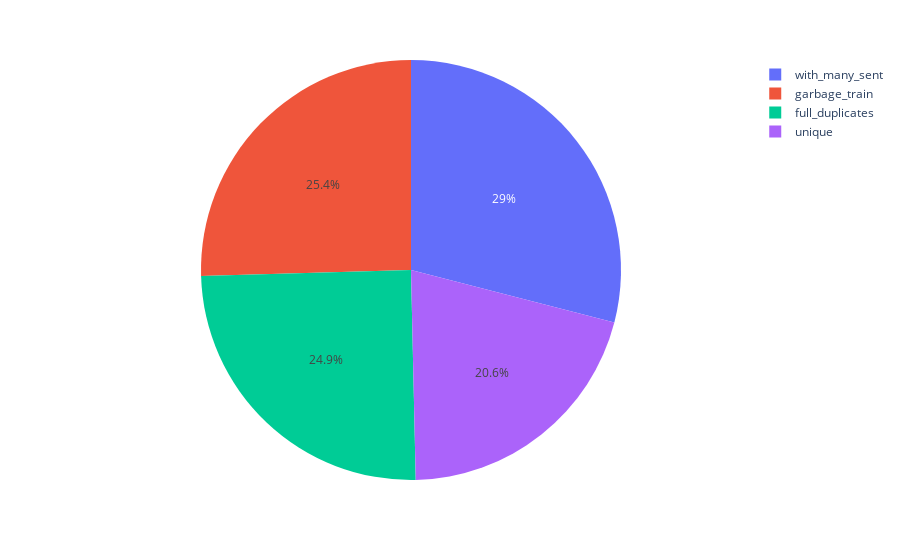

The notebook cell this image was saved under:
### Code cell
import plotly.express as px
import matplotlib.pyplot as plt 

px.pie(result, values='value', names='name')

### Figure 1 — Plotly figure (JSON) as saved in the notebook; plotly's stock layout.template omitted (floating-point values rounded to 4 significant figures)
{"data": [{"domain": {"x": [0, 1], "y": [0, 1]}, "hovertemplate": "name=%{label}<br>value=%{value}<extra></extra>", "labels": ["garbage_train", "full_duplicates", "with_many_sent", "unique"], "legendgroup": "", "name": "", "showlegend": true, "type": "pie", "values": [4927, 4823, 5619, 3992]}], "layout": {"legend": {"tracegroupgap": 0}, "margin": {"t": 60}}}
